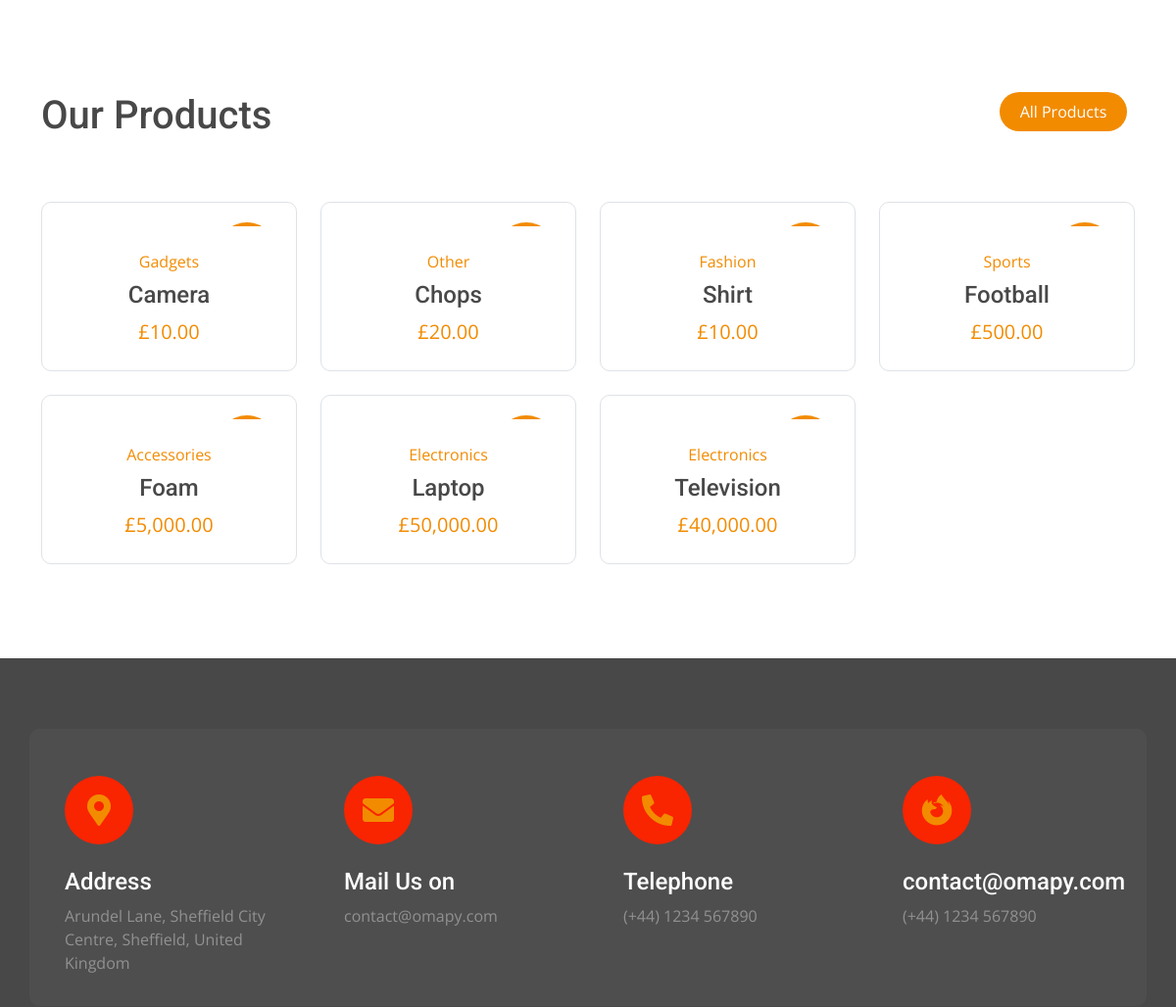
Before: / (middle part) with the older database file.
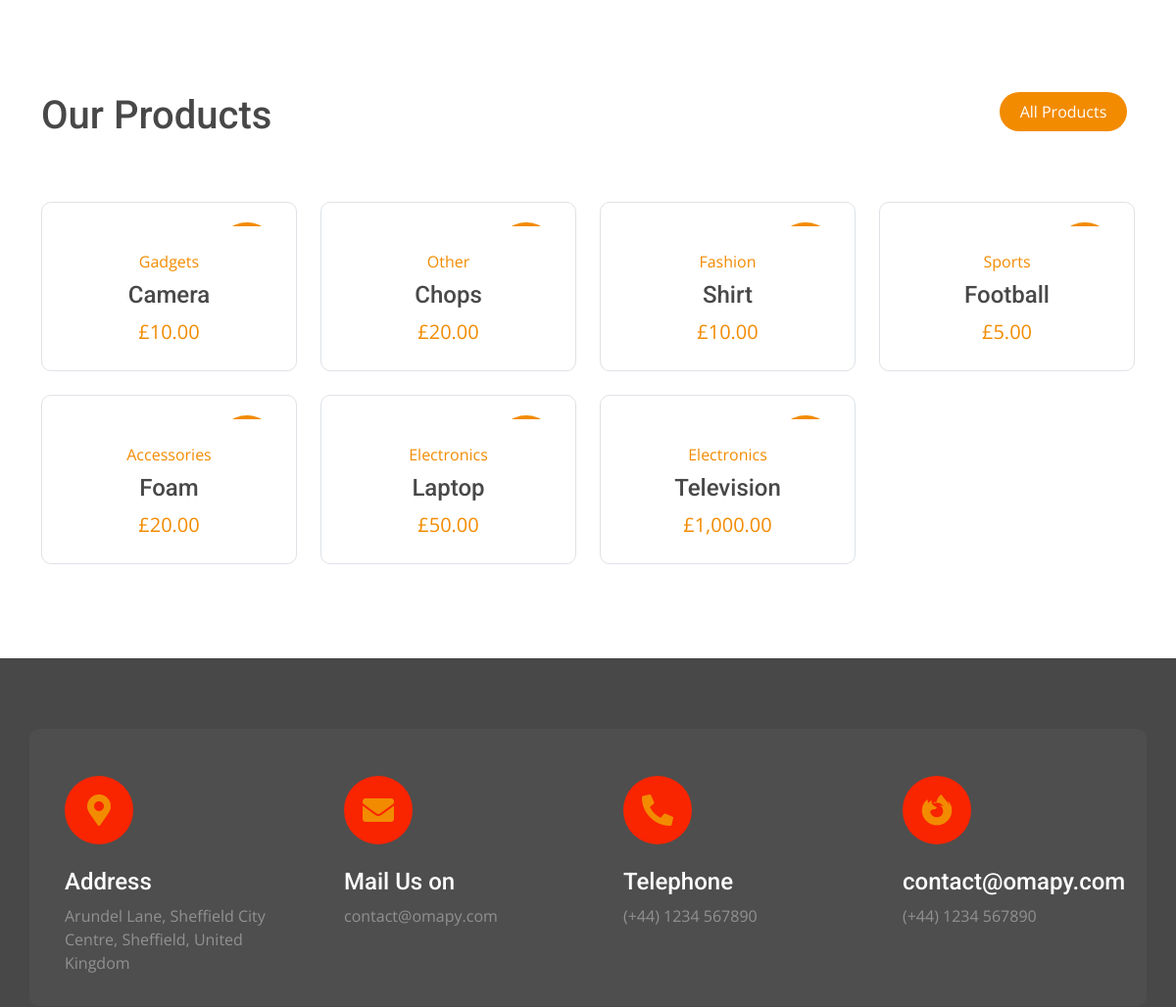
After: the same page with the newer database file.
### tables this page shows
CREATE TABLE products (
    id INTEGER PRIMARY KEY AUTOINCREMENT,
    created TIMESTAMP DEFAULT CURRENT_TIMESTAMP,
    user INTEGER NOT NULL REFERENCES users(id),
    product_name TEXT NOT NULL,
    product_price INTEGER NOT NULL,
    product_category TEXT,
    product_brand TEXT,
    product_description TEXT,
    product_image TEXT,
    product_gallery1 TEXT,
    product_gallery2 TEXT,
    product_gallery3 TEXT
);

### app.py (the view)
@app.route('/')
def index():
    products = get_all_products(limit=8, order_by='created DESC')  # Fetch the latest 5 products added
    return render_template('index.html', title="Welcome to Omapy", products=products)

### app.py (called while the page is built)
@app.context_processor
def inject_csrf_token():
    return dict(csrf_token=generate_csrf())

@app.context_processor
def inject_site_name():
    return dict(siteName=siteName)

@app.context_processor
def inject_user():
    return {
        "username": session.get("username", "Shopper"),
        "user_id": session.get("user_id")
    }

@app.context_processor
def inject_admin():
    return dict(is_admin=is_admin)

@app.template_filter()
def get_username(user_id):
    user = get_user_by_id(user_id)
    return user['username'] if user else 'Unknown'

@app.template_filter('gbp')
def gbp(value):
    try:
        return "£{:,.2f}".format(float(value))
    except (ValueError, TypeError):
        return "£0.00"

@app.context_processor
def inject_categories():
    return {
        "categories": get_categories_with_count()
    }

### db/db.py (called while the page is built)
def get_user_by_id(user_id):
    conn = get_db_connection()
    user = conn.execute('SELECT * FROM users WHERE id = ?', (user_id,)).fetchone()
    conn.close()
    if user is None:
        abort(404)
    return user

### templates/index.html (shortened to what this page needs)
{% extends "base.html" %}
{% block content %}
<div class="container-fluid product py-5">
    <div class="container py-5">
        <div class="tab-class">
            <div class="row g-4">
                <div class="col-lg-4 text-start wow fadeInLeft" data-wow-delay="0.1s">
                    <h1>Our Products</h1>
                </div>
                <div class="col-lg-8 text-end wow fadeInRight" data-wow-delay="0.1s">
                    <ul class="nav nav-pills d-inline-flex text-center mb-5">
                        <li class="nav-item mb-4">
                            <a class="d-flex mx-2 py-2 bg-light rounded-pill active" href="/shop">
                                <span class="text-dark" style="width: 130px;">All Products</span>
                            </a>
                        </li>
                    </ul>
                </div>
            </div>
            <div class="tab-content">
                <div id="tab-1" class="tab-pane fade show p-0 active">
                    <div class="row g-4">
                        {% for product in products %}
                        <div class="col-md-6 col-lg-4 col-xl-3">
                            <div class="product-item rounded wow fadeInUp" data-wow-delay="0.1s">
                                <div class="product-item-inner border rounded">
                                    <div class="product-item-inner-item">
                                        <div class="product-new">{{product['product_brand']}}</div>
                                    </div>
                                    <div class="text-center rounded-bottom p-4">
                                        <a href="{{ url_for('product', id=product['id']) }}"
                                            class="d-block mb-2">{{product['product_category']}}</a>
                                        <a href="{{ url_for('product', id=product['id']) }}"
                                            class="d-block h4">{{product['product_name']}}</a>
                                        <span class="text-primary fs-5"> {{ product['product_price'] | gbp }}</span>
                                    </div>
                                </div>
                            </div>
                        </div>
                        {% else %}
                        <p class="text-muted">No products available.</p>
                        {% endfor %}
                    </div>
                </div>
            </div>
        </div>
    </div>
</div>
{% endblock %}

Changed rows visible on the page:
changed products "Sports": product_price|gbp "£500.00" → "£5.00"
changed products "Accessories": product_price|gbp "£5,000.00" → "£20.00"
changed products (number 6 of 7 on the later page): product_price|gbp "£50,000.00" → "£50.00"
changed products (number 7 of 7 on the later page): product_price|gbp "£40,000.00" → "£1,000.00"
